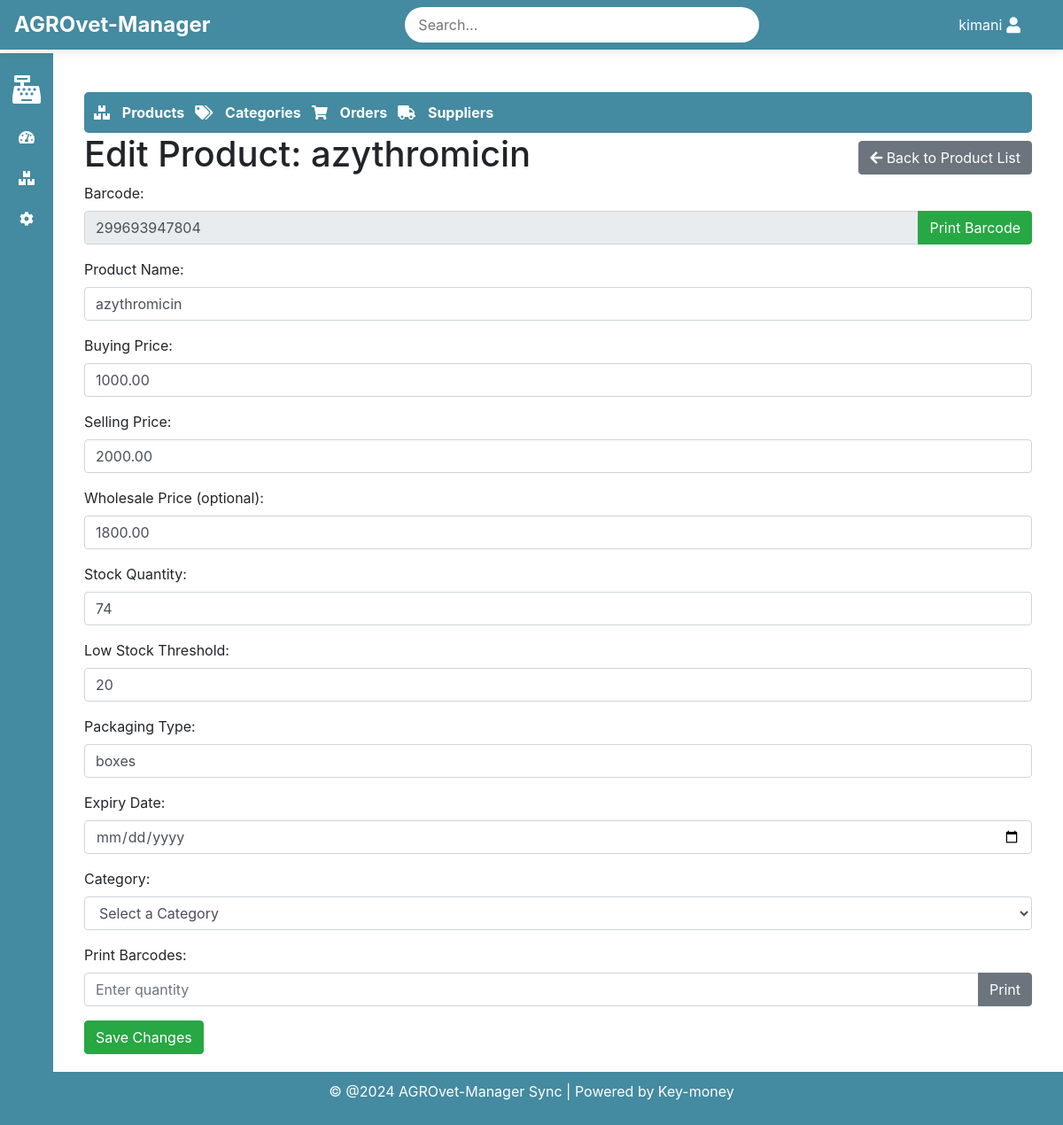
Page /inventory/products/4/edit/ (signed in) on the committed database.
### inventory/models.py (models this page shows, shortened)
class Product(models.Model):
    name = models.CharField(max_length=255)
    barcode = models.CharField(max_length=255, blank=True, null=True, unique=True)
    buying_price = models.DecimalField(max_digits=10, decimal_places=2)
    selling_price = models.DecimalField(max_digits=10, decimal_places=2)
    wholesale_price = models.DecimalField(max_digits=10, decimal_places=2, blank=True, null=True)
    stock_quantity = models.PositiveIntegerField(default=0)
    low_stock_threshold = models.PositiveIntegerField(default=0)  # To trigger low stock alert
    packaging_type = models.CharField(max_length=50, blank=True, null=True)
    expiry_date = models.DateField(blank=True, null=True)
    created_at = models.DateTimeField(auto_now_add=True)
    category = models.ForeignKey(Category, null=True, blank=True, on_delete=models.SET_NULL)

### inventory/views.py (the view)
# urls.py: path('products/<int:pk>/edit/', views.edit_product, name='edit_product'),
@login_required(login_url='/authlogin/login')
def edit_product(request, pk):
    product = get_object_or_404(Product, pk=pk)
    if request.method == 'POST':
        form = ProductForm(request.POST, instance=product)
        if form.is_valid():
            form.save()
            return redirect('product_list')
    else:
        form = ProductForm(instance=product)
    return render(request, 'inventory/edit_product.html', {'form': form, 'product': product})

### inventory/forms.py (shortened to what this page needs)
class ProductForm(forms.ModelForm):
    class Meta:
        model = Product
        fields = [
            'name', 'barcode', 'buying_price', 'selling_price', 'wholesale_price',
            'stock_quantity', 'low_stock_threshold', 'packaging_type', 'expiry_date', 'category'
        ]

### inventory/templates/inventory/edit_product.html (shortened to what this page needs)
{% extends 'base.html' %}
{% block content %}
<div class="container mt-4">
    {% include 'inventory/inventory_navbar.html' %}
    <div class="d-flex justify-content-between align-items-center">
        <h1 class="d-flex align-items-center">Edit Product: {{ product.name }}</h1>
        <a href="{% url 'product_list' %}" class="btn btn-secondary">
            <i class="fas fa-arrow-left"></i> Back to Product List
        </a>
    </div>
    <form method="post" action="{% url 'edit_product' product.id %}">
        <div class="form-group">
            <label for="barcode">Barcode:</label>
            <div class="input-group">
                <input type="text" name="barcode" id="barcode" class="form-control" value="{{ product.barcode }}" readonly>
                <div class="input-group-append">
                    <button type="button" class="btn btn-success" onclick="printSingleBarcode('{{ product.barcode }}')">Print Barcode</button>
                </div>
            </div>
        </div>
        <div class="form-group">
            <label for="name">Product Name:</label>
            <input type="text" name="name" id="name" class="form-control" value="{{ product.name }}" required>
        </div>
        <div class="form-group">
            <label for="buying_price">Buying Price:</label>
            <input type="number" step="0.01" name="buying_price" id="buying_price" class="form-control" value="{{ product.buying_price }}" required>
        </div>
        <div class="form-group">
            <label for="selling_price">Selling Price:</label>
            <input type="number" step="0.01" name="selling_price" id="selling_price" class="form-control" value="{{ product.selling_price }}" required>
        </div>
        <div class="form-group">
            <label for="wholesale_price">Wholesale Price (optional):</label>
            <input type="number" step="0.01" name="wholesale_price" id="wholesale_price" class="form-control" value="{{ product.wholesale_price }}">
        </div>
        <div class="form-group">
            <label for="stock_quantity">Stock Quantity:</label>
            <input type="number" name="stock_quantity" id="stock_quantity" class="form-control" value="{{ product.stock_quantity }}" required>
        </div>
        <div class="form-group">
            <label for="low_stock_threshold">Low Stock Threshold:</label>
            <input type="number" name="low_stock_threshold" id="low_stock_threshold" class="form-control" value="{{ product.low_stock_threshold }}">
        </div>
        <div class="form-group">
            <label for="packaging_type">Packaging Type:</label>
            <input type="text" name="packaging_type" id="packaging_type" class="form-control" value="{{ product.packaging_type }}">
        </div>
        <div class="form-group">
            <label for="expiry_date">Expiry Date:</label>
            <input type="date" name="expiry_date" id="expiry_date" class="form-control" value="{{ product.expiry_date|date:'Y-m-d' }}">
        </div>
        <div class="form-group">
            <label for="category">Category:</label>
            <select name="category" id="category" class="form-control">
                <option value="">Select a Category</option>
            </select>
        </div>
        <div class="form-group">
            <label for="barcode_quantity">Print Barcodes:</label>
            <div class="input-group">
                <input type="number" id="barcode_quantity" class="form-control" placeholder="Enter quantity" min="1">
                <div class="input-group-append">
                    <button type="button" class="btn btn-secondary" onclick="printMultipleBarcodes('{{ product.barcode }}', document.getElementById('barcode_quantity').value)">Print</button>
                </div>
            </div>
        </div>
        <button type="submit" class="btn btn-success">Save Changes</button>
    </form>
</div>
{% endblock %}

### templates/base.html (shortened to what this page needs)
<!DOCTYPE html>
{% load static %}
<html lang="en">
<head>
    <link rel="stylesheet" href="{% static 'css/style.css' %}">
    <link href="https://stackpath.bootstrapcdn.com/bootstrap/4.5.2/css/bootstrap.min.css" rel="stylesheet">
    <link rel="stylesheet" href="https://cdnjs.cloudflare.com/ajax/libs/font-awesome/5.15.4/css/all.min.css">
</head>
<body>
    <header class="navbar navbar-expand-lg fixed-top" style="background-color: var(--primary-color);">
        <div class="navbar-left">
            <span class="site-name">
                {% if shop and shop.name %}
                    {{ shop.name }}
                {% else %}
                    AGROvet-Manager
                {% endif %}
            </span>
        </div>
        <div class="navbar-center">
            <input type="text" placeholder="Search..." class="search-bar">
        </div>
        <div class="navbar-right">
            <div class="user-menu">
                <span class="username">{{ user.username }}</span>
                <i class="fas fa-user"></i>
            </div>
        </div>
    </header>
    <aside class="sidebar" style="background-color: var(--primary-color);">
        <ul>
            <li>
                <a href="{% url 'make_sale' %}" title="Sales">
                    <i class="fas fa-cash-register fa-2x"></i>
                </a>
            </li>
            <li>
                <a href="{% url 'sale_dashboard' %}" title="Dashboard">
                    <i class="fas fa-tachometer-alt"></i>
                </a>
            </li>
            <li>
                <a href="{% url 'product_list' %}" title="Inventory">
                    <i class="fas fa-boxes"></i>
                </a>
            </li>
            <li>
                <a href="{% url 'shop_details' %}" title="Settings">
                    <i class="fa fa-cog"></i>
                </a>
            </li>
        </ul>
    </aside>
    <main class="content">
        {% block content %}{% endblock %}
    </main>
    <footer style="background-color: var(--primary-color);">
        <p>&copy; @2024 AGROvet-Manager Sync | Powered by Key-money
        </p>
    </footer>
</body>
</html>

### static/css/style.css (style rules this page uses)
body { font-family: Arial, sans-serif; margin: 0; padding: 0; background-color: #e0f2e9; color: #333; display: flex; flex-direction: column; min-height: 100vh; font-size: 0.75em; }
.navbar { display: flex; justify-content: space-between; align-items: center; background-color: var(--primary-color); color: #fff; padding: 10px 20px; position: fixed; top: 0; width: 100%; z-index: 1000; box-shadow: 0 2px 10px rgba(0, 0, 0, 0.1); }
.navbar-left { display: flex; align-items: center; }
.site-name { font-size: 24px; font-weight: bold; }
.navbar-center { flex-grow: 1; display: flex; justify-content: center; }
.search-bar { padding: 8px 15px; border-radius: 20px; border: none; width: 60%; max-width: 400px; }
.navbar-right { display: flex; align-items: center; padding-right: 2rem; }
.user-menu { position: relative; display: flex; align-items: center; cursor: pointer; }
.user-menu .fas { font-size: 18px; margin-left: 5px; }
.username { margin-left: 5px; }
.sidebar { position: fixed; top: 60px; left: 0; width: 60px; height: calc(100% - 60px); background-color: var(--secondary-color); padding: 10px 0; display: flex; flex-direction: column; align-items: center; z-index: 999; transition: width 0.3s, left 0.3s; }
.sidebar ul { list-style-type: none; padding: 0; margin: 0; width: 100%; }
.sidebar ul li { width: 100%; text-align: center; }
.sidebar ul li a { position: relative; display: flex; align-items: center; justify-content: center; color: #fff; text-decoration: none; padding: 15px; transition: background-color 0.3s; }
.sidebar ul li a::after { content: attr(title); position: absolute; left: 50px; top: 50%; transform: translateY(-50%); background-color: #333; color: #fff; padding: 5px 10px; border-radius: 5px; white-space: nowrap; box-shadow: 0 2px 5px rgba(0, 0, 0, 0.2); z-index: 9999; opacity: 0; transition: opacity 0.3s ease; pointer-events: none; }
.content { margin-left: 60px; padding: 80px 20px 20px; flex-grow: 1; transition: margin-left 0.3s; }
footer { text-align: center; padding: 10px 0; background-color: var(--primary-color); color: #fff; position: relative; width: 100%; }

### rows in the picture
Product: name "azythromicin", barcode "299693947804", buying_price "1000.00", selling_price "2000.00", wholesale_price "1800.00", stock_quantity "74", low_stock_threshold "20", packaging_type "boxes"

### other values in the picture
{{ user.username }} "kimani"
